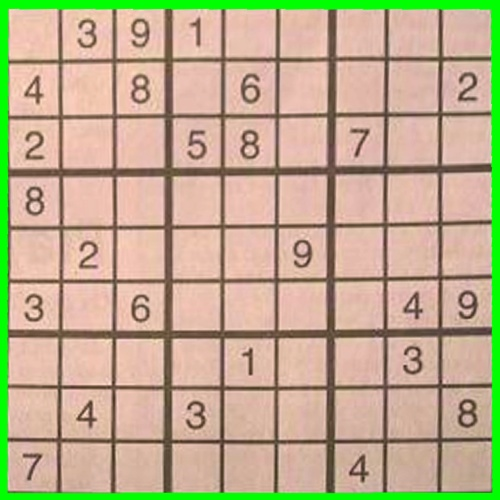
#> input picture assignment28/output.jpg, 500 x 500 px
$ python sudoku_detector.py --input output.jpg
#> lines starting #> are read from the running program, lines starting #| are printed output that depends on the picture; after the words box and inside, x2 and y2 are one past the last pixel; in counts of white or black regions, pixels touching at a corner belong together
import argparse
import cv2
import numpy as np
import matplotlib.pyplot as plt
from imutils.perspective import four_point_transform

parser = argparse.ArgumentParser(description='Matin sudoku detector')
parser.add_argument('--input', type=str, help='path of your input image')
parser.add_argument('--output', type=str, help='path of your output image', default='output.jpg')

args = parser.parse_args()

img = cv2.imread(args.input)
#> img is the input picture: shape (500, 500, 3); mean B, G, R 142.1, 173.2, 189.7
img_gray = cv2.cvtColor(img, cv2.COLOR_BGR2GRAY)
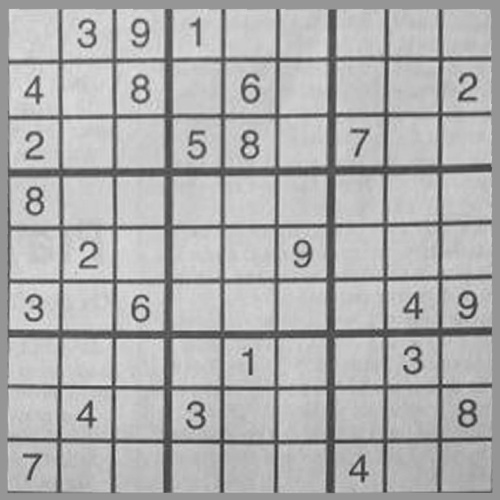
#> img_gray: shape (500, 500); min 44, max 236, mean 174.6

img_blurred = cv2.GaussianBlur(img_gray, (7,7), 3)
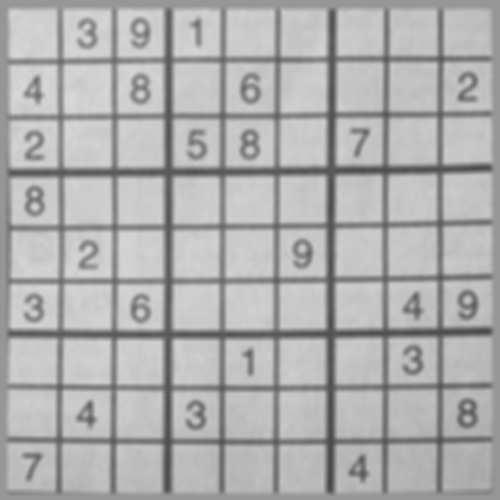
#> img_blurred: shape (500, 500); min 72, max 216, mean 174.6

thresh = cv2.adaptiveThreshold(img_blurred, 255, cv2.ADAPTIVE_THRESH_GAUSSIAN_C, cv2.THRESH_BINARY_INV, 11, 2)
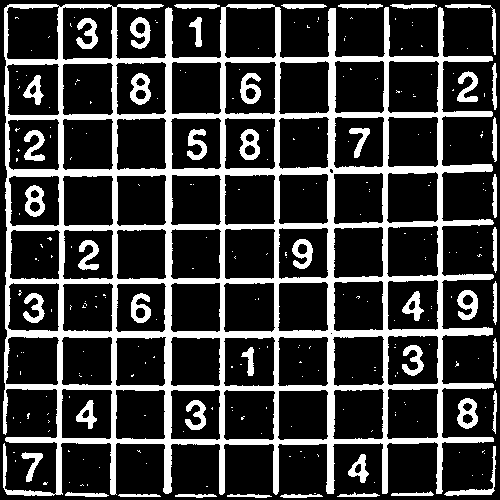
#> thresh: shape (500, 500); 23.5% white; 250 white regions (204 under 20 px)

contours = cv2.findContours(thresh, cv2.RETR_EXTERNAL, cv2.CHAIN_APPROX_SIMPLE)
#> contours = 91 contours, 63 with area under 20; largest, box (x1, y1, x2, y2) and area: (3, 4, 494, 496) 180850, (457, 398, 478, 429) 465, (457, 290, 478, 320) 400, (130, 17, 151, 49) 400, (457, 71, 478, 102) 284
contours = contours[0]

contours = sorted(contours, key=cv2.contourArea, reverse=True)

sudoku_contour = None

for contour in contours:
    epsilon = 0.1 * cv2.arcLength(contour, True)
    approx = cv2.approxPolyDP(contour, epsilon, True)

    if len(approx) == 4:
        sudoku_contour = approx
        break
#> this loop made 2 passes
#> (epsilon, sudoku_contour) on pass 2: (8.93, [[465, 398], [457, 420], [468, 428], [476, 403]])
#> (epsilon, approx) on pass 1: (446.9, [[7, 5], [441, 493]])

if sudoku_contour is None:
    print('Not found!')

else:

    sudoku = cv2.drawContours(img , [sudoku_contour] , -1, (0,255,0), 20)


    warped = four_point_transform(img, approx.reshape(4,2))
    warped = cv2.resize(warped, (500, 500))
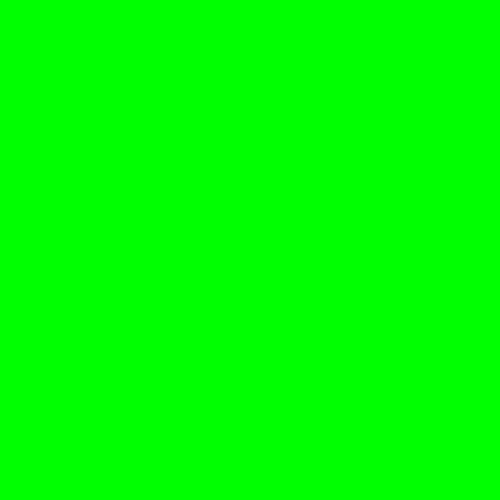
#> warped: shape (500, 500, 3); mean of channels 0, 1, 2 0, 255, 0; drawn as B, G, R


    cv2.imwrite(args.output, warped)
    cv2.waitKey()
